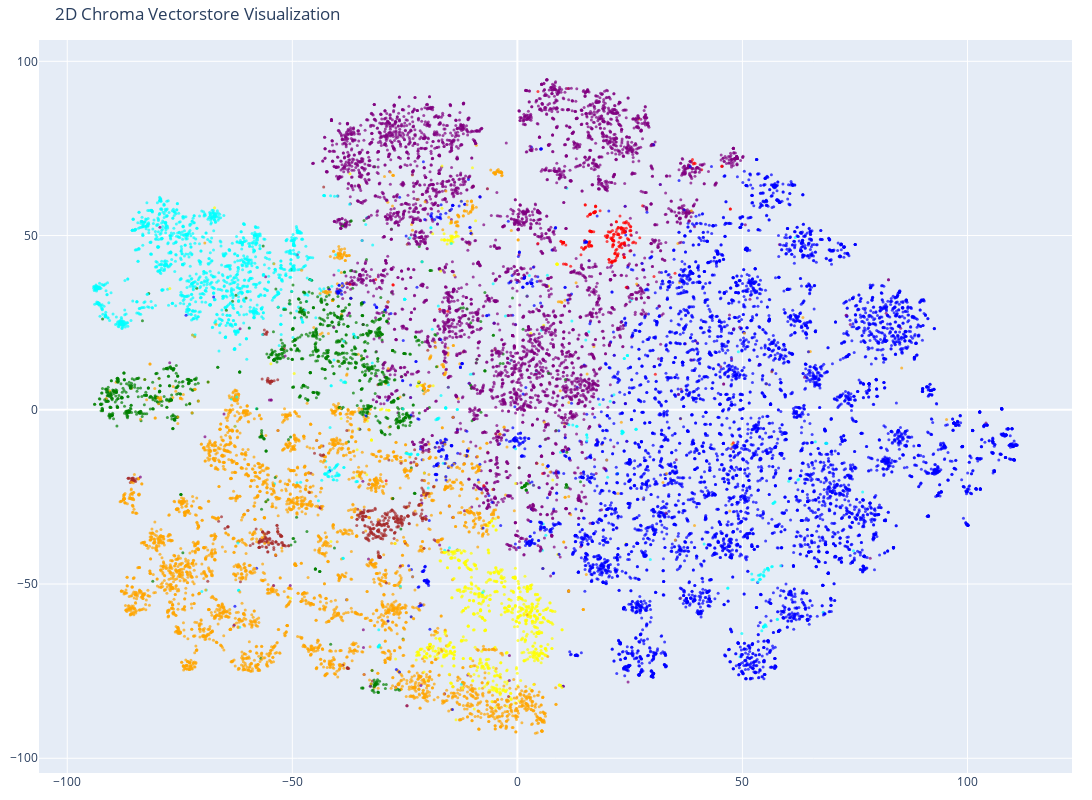

This figure's notebook cell:
### Code cell
# Create the 2D scatter plot
fig = go.Figure(data=[go.Scatter(
    x=reduced_vectors[:, 0],
    y=reduced_vectors[:, 1],
    mode='markers',
    marker=dict(size=3, color=colors, opacity=0.7),
)])

fig.update_layout(
    title='2D Chroma Vectorstore Visualization',
    scene=dict(xaxis_title='x', yaxis_title='y'),
    width=1200,
    height=800,
    margin=dict(r=20, b=10, l=10, t=40)
)

fig.show()

### Figure 1 — Plotly figure (JSON) as saved in the notebook; plotly's stock layout.template omitted (floating-point values rounded to 4 significant figures; data arrays with more than 128 entries replaced by an {"elided": "..."} marker saying what was removed)
{"data": [{"marker": {"color": {"elided": "20000 str values"}, "opacity": 0.7, "size": 3}, "mode": "markers", "type": "scatter", "x": {"elided": "20000 float values"}, "y": {"elided": "20000 float values"}}], "layout": {"height": 800, "margin": {"b": 10, "l": 10, "r": 20, "t": 40}, "scene": {"xaxis": {"title": {"text": "x"}}, "yaxis": {"title": {"text": "y"}}}, "title": {"text": "2D Chroma Vectorstore Visualization"}, "width": 1200}}
